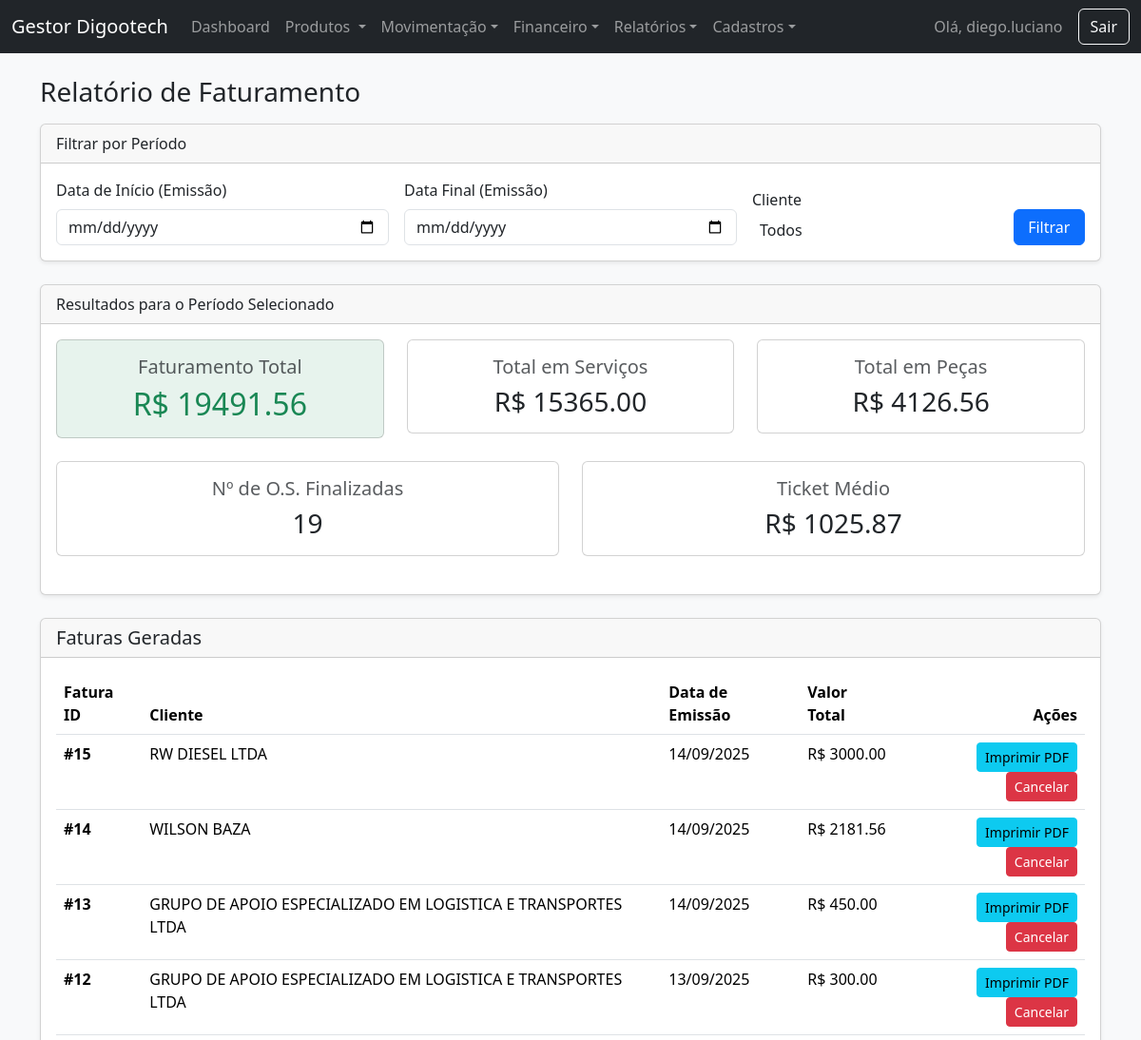
Page /relatorio/faturamento (signed in, upper part) on the earlier database version.
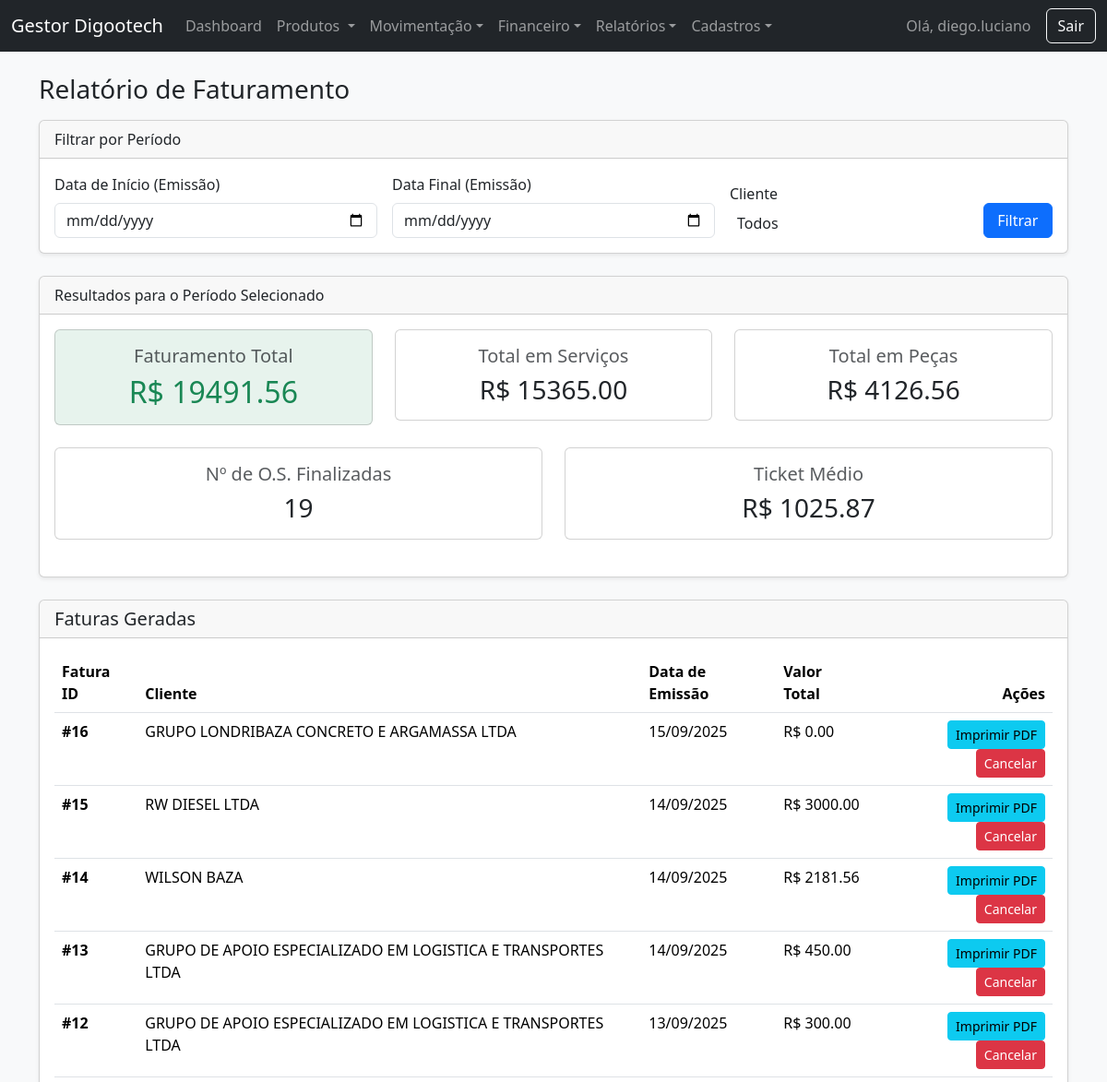
Same page on the later database version.
### app.py (models this page shows, shortened)
class Faturamento(db.Model):
    id = db.Column(db.Integer, primary_key=True)
    data_emissao = db.Column(db.DateTime, default=datetime.datetime.utcnow)
    data_vencimento = db.Column(db.Date, nullable=False)
    tipo_pagamento = db.Column(db.String(20), nullable=False)
    chave_pix = db.Column(db.String(100), nullable=True)
    cliente_id = db.Column(db.Integer, db.ForeignKey('cliente.id'), nullable=False)
    ordens = db.relationship('OrdemServico', secondary=faturamento_os, backref='faturamento', lazy='dynamic')
    cliente = db.relationship('Cliente')
    pagamentos = db.relationship('Pagamento', backref='faturamento', lazy=True, cascade="all, delete-orphan")
    @property
    def valor_total_faturado(self): return sum(os.valor_total for os in self.ordens.all())

class Cliente(db.Model):
    id = db.Column(db.Integer, primary_key=True)
    tipo_pessoa = db.Column(db.String(10), nullable=False, default='FISICA')
    nome = db.Column(db.String(100), unique=True)
    cpf = db.Column(db.String(14), unique=True)
    razao_social = db.Column(db.String(150), unique=True)
    cnpj = db.Column(db.String(18), unique=True)
    inscricao_estadual = db.Column(db.String(20))
    email = db.Column(db.String(100))
    telefone = db.Column(db.String(11))
    cep = db.Column(db.String(9))
    rua = db.Column(db.String(150))
    numero = db.Column(db.String(20))
    bairro = db.Column(db.String(100))
    cidade = db.Column(db.String(100))
    uf = db.Column(db.String(2))
    ordens = db.relationship('OrdemServico', backref='cliente', lazy=True)
    @property
    def nome_exibicao(self): return self.nome if self.tipo_pessoa == 'FISICA' else self.razao_social

class OrdemServico(db.Model):
    id = db.Column(db.Integer, primary_key=True)
    problema = db.Column(db.Text, nullable=False)
    status_id = db.Column(db.Integer, db.ForeignKey('status_os.id'))
    status = db.relationship('StatusOS', backref='ordens_servico')
    data_criacao = db.Column(db.DateTime, default=datetime.datetime.utcnow)
    data_fechamento = db.Column(db.DateTime, nullable=True)
    cliente_id = db.Column(db.Integer, db.ForeignKey('cliente.id'), nullable=False)
    valor_servicos = db.Column(db.Float, default=0.0)
    pecas = db.relationship('Peca', backref='ordem_servico', lazy=True, cascade="all, delete-orphan")
    @property
    def valor_pecas(self): return sum(p.valor_total for p in self.pecas)
    @property
    def valor_total(self): return self.valor_servicos + self.valor_pecas

class Peca(db.Model):
    id = db.Column(db.Integer, primary_key=True)
    descricao = db.Column(db.String(200), nullable=False)
    quantidade = db.Column(db.Integer, nullable=False, default=1)
    valor_unitario = db.Column(db.Float, nullable=False, default=0.0)
    ordem_servico_id = db.Column(db.Integer, db.ForeignKey('ordem_servico.id'), nullable=False)
    @property
    def valor_total(self): return self.quantidade * self.valor_unitario

### app.py (the view)
@app.route('/relatorio/faturamento')
@login_required
def relatorio_faturamento():
    data_inicio_str, data_fim_str, cliente_id = request.args.get('data_inicio'), request.args.get('data_fim'), request.args.get('cliente_id', 'todos')
    query_faturas = Faturamento.query
    if data_inicio_str: query_faturas = query_faturas.filter(Faturamento.data_emissao >= datetime.datetime.strptime(data_inicio_str, '%Y-%m-%d').date())
    if data_fim_str: query_faturas = query_faturas.filter(Faturamento.data_emissao < datetime.datetime.strptime(data_fim_str, '%Y-%m-%d').date() + datetime.timedelta(days=1))
    if cliente_id != 'todos': query_faturas = query_faturas.filter(Faturamento.cliente_id == int(cliente_id))
    faturas_filtradas = query_faturas.order_by(Faturamento.id.desc()).all()
    total_servicos = sum(os.valor_servicos for f in faturas_filtradas for os in f.ordens)
    total_pecas = sum(os.valor_pecas for f in faturas_filtradas for os in f.ordens)
    faturamento_total = total_servicos + total_pecas
    num_os_finalizadas = len(set(os.id for f in faturas_filtradas for os in f.ordens))
    ticket_medio = (faturamento_total / num_os_finalizadas) if num_os_finalizadas > 0 else 0
    todos_clientes = Cliente.query.order_by(Cliente.nome).all()
    return render_template('relatorio_faturamento.html', faturas=faturas_filtradas, faturamento_total=faturamento_total,
                           total_servicos=total_servicos, total_pecas=total_pecas, num_os_finalizadas=num_os_finalizadas,
                           ticket_medio=ticket_medio, todos_clientes=todos_clientes, data_inicio=data_inicio_str,
                           data_fim=data_fim_str, cliente_id_filtro=cliente_id)

### app.py (called while the page is built)
@login_manager.user_loader
def load_user(user_id):
    return db.session.get(User, int(user_id))

### templates/relatorio_faturamento.html (shortened to what the changed rows need)
{% extends 'base.html' %}
{% block content %}
<h1 class="h3 mb-3">Relatório de Faturamento</h1>
<div class="card shadow-sm">
    <div class="card-header d-flex justify-content-between align-items-center">
        <h2 class="h5 mb-0">Faturas Geradas</h2>
    </div>
    <div class="card-body">
        <table class="table table-hover">
            <thead>
                <tr>
                    <th scope="col">Fatura ID</th>
                    <th scope="col">Cliente</th>
                    <th scope="col">Data de Emissão</th>
                    <th scope="col">Valor Total</th>
                    <th scope="col" class="text-end">Ações</th>
                </tr>
            </thead>
            <tbody>
                {% for fatura in faturas %}
                <tr>
                    <th scope="row">#{{ fatura.id }}</th>
                    <td>{{ fatura.cliente.nome_exibicao }}</td>
                    <td>{{ fatura.data_emissao.strftime('%d/%m/%Y') }}</td>
                    <td>R$ {{ "%.2f"|format(fatura.valor_total_faturado) }}</td>
                    <td class="text-end">
                        <a href="{{ url_for('gerar_fatura_pdf', fatura_id=fatura.id) }}" class="btn btn-info btn-sm" target="_blank">Imprimir PDF</a>
                        <form action="{{ url_for('cancelar_fatura', fatura_id=fatura.id) }}" method="POST" style="display: inline;" onsubmit="return confirm('Tem certeza que deseja cancelar esta fatura? As O.S. voltarão para a tela de faturamento.');">
                            <button type="submit" class="btn btn-danger btn-sm">Cancelar</button>
                        </form>
                    </td>
                </tr>
                {% else %}
                <tr>
                    <td colspan="5" class="text-center">Nenhuma fatura encontrada com os filtros selecionados.</td>
                </tr>
                {% endfor %}
            </tbody>
        </table>
    </div>
</div>
{% endblock %}

Differences in the rows shown:
added Faturamento: id "16", cliente.nome_exibicao "GRUPO LONDRIBAZA CONCRETO E ARGAMASSA LTDA", data_emissao "15/09/2025", valor_total_faturado "0.00"
